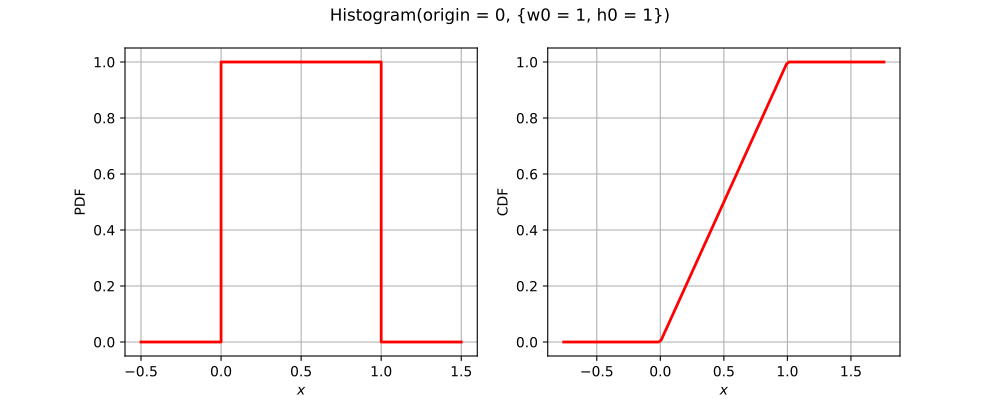

Python code for this plot:
import openturns as ot
from matplotlib import pyplot as plt
from openturns.viewer import View
if (ot.Histogram().__class__.__name__=='ComposedDistribution'):
    correlation = ot.CorrelationMatrix(2)
    correlation[1, 0] = 0.25
    aCopula = ot.NormalCopula(correlation)
    marginals = [ot.Normal(1.0, 2.0), ot.Normal(2.0, 3.0)]
    distribution = ot.ComposedDistribution(marginals, aCopula)
elif (ot.Histogram().__class__.__name__=='CumulativeDistributionNetwork'):
    distribution = ot.CumulativeDistributionNetwork([ot.Normal(2),ot.Dirichlet([0.5, 1.0, 1.5])], ot.BipartiteGraph([[0,1], [0,1]]))
else:
    distribution = ot.Histogram()
dimension = distribution.getDimension()
if dimension <= 2:
    if distribution.getDimension() == 1:
        distribution.setDescription(['$x$'])
        pdf_graph = distribution.drawPDF()
        cdf_graph = distribution.drawCDF()
        fig = plt.figure(figsize=(10, 4))
        plt.suptitle(str(distribution))
        pdf_axis = fig.add_subplot(121)
        cdf_axis = fig.add_subplot(122)
        View(pdf_graph, figure=fig, axes=[pdf_axis], add_legend=False)
        View(cdf_graph, figure=fig, axes=[cdf_axis], add_legend=False)
    else:
        distribution.setDescription(['$x_1$', '$x_2$'])
        pdf_graph = distribution.drawPDF()
        fig = plt.figure(figsize=(10, 5))
        plt.suptitle(str(distribution))
        pdf_axis = fig.add_subplot(111)
        View(pdf_graph, figure=fig, axes=[pdf_axis], add_legend=False)
